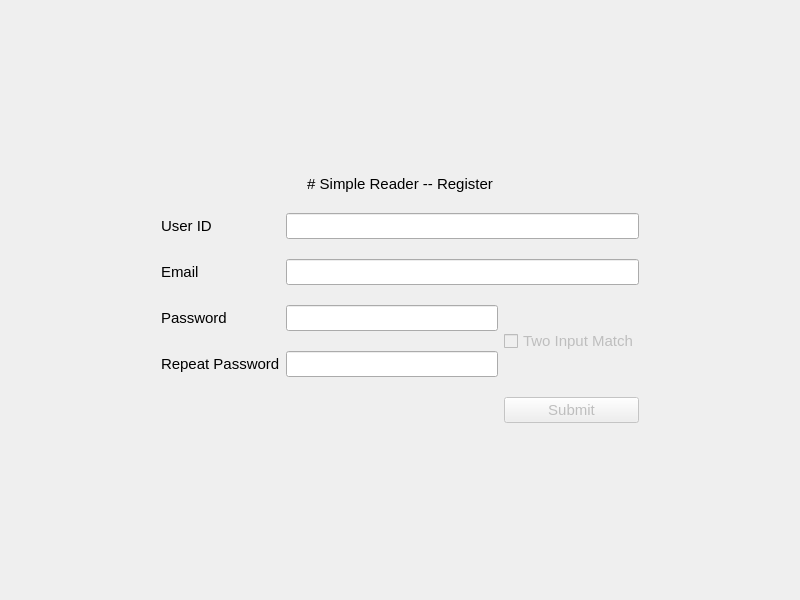
<?xml version="1.0" encoding="UTF-8"?>
<ui version="4.0">
    <class>Form</class>
    <widget class="QWidget" name="Form">
        <property name="geometry">
            <rect>
                <x>0</x>
                <y>0</y>
                <width>800</width>
                <height>600</height>
            </rect>
        </property>
        <property name="windowTitle">
            <string>Form</string>
        </property>
        <layout class="QHBoxLayout" name="horizontalLayout">
            <item>
                <layout class="QGridLayout" name="gridLayout">
                    <property name="leftMargin">
                        <number>150</number>
                    </property>
                    <property name="topMargin">
                        <number>150</number>
                    </property>
                    <property name="rightMargin">
                        <number>150</number>
                    </property>
                    <property name="bottomMargin">
                        <number>150</number>
                    </property>
                    <item row="0" column="0" colspan="3">
                        <widget class="QLabel" name="label">
                            <property name="sizePolicy">
                                <sizepolicy hsizetype="Preferred" vsizetype="Maximum">
                                    <horstretch>0</horstretch>
                                    <verstretch>0</verstretch>
                                </sizepolicy>
                            </property>
                            <property name="font">
                                <font>
                                    <pointsize>11</pointsize>
                                </font>
                            </property>
                            <property name="text">
                                <string># Simple Reader -- Register</string>
                            </property>
                            <property name="textFormat">
                                <enum>Qt::MarkdownText</enum>
                            </property>
                            <property name="alignment">
                                <set>Qt::AlignCenter</set>
                            </property>
                        </widget>
                    </item>
                    <item row="6" column="2">
                        <widget class="QPushButton" name="RegSubmitBtn">
                            <property name="enabled">
                                <bool>false</bool>
                            </property>
                            <property name="font">
                                <font>
                                    <pointsize>11</pointsize>
                                </font>
                            </property>
                            <property name="text">
                                <string>Submit</string>
                            </property>
                            <property name="shortcut">
                                <string>Return</string>
                            </property>
                        </widget>
                    </item>
                    <item row="4" column="0">
                        <widget class="QLabel" name="label_4">
                            <property name="font">
                                <font>
                                    <pointsize>11</pointsize>
                                </font>
                            </property>
                            <property name="text">
                                <string>Repeat Password</string>
                            </property>
                        </widget>
                    </item>
                    <item row="1" column="0">
                        <widget class="QLabel" name="label_2">
                            <property name="font">
                                <font>
                                    <pointsize>11</pointsize>
                                </font>
                            </property>
                            <property name="text">
                                <string>User ID</string>
                            </property>
                        </widget>
                    </item>
                    <item row="2" column="1" colspan="2">
                        <widget class="QLineEdit" name="EmailInput">
                            <property name="font">
                                <font>
                                    <pointsize>11</pointsize>
                                </font>
                            </property>
                            <property name="echoMode">
                                <enum>QLineEdit::Normal</enum>
                            </property>
                        </widget>
                    </item>
                    <item row="3" column="0">
                        <widget class="QLabel" name="label_3">
                            <property name="font">
                                <font>
                                    <pointsize>11</pointsize>
                                </font>
                            </property>
                            <property name="text">
                                <string>Password</string>
                            </property>
                        </widget>
                    </item>
                    <item row="2" column="0">
                        <widget class="QLabel" name="label_5">
                            <property name="font">
                                <font>
                                    <pointsize>11</pointsize>
                                </font>
                            </property>
                            <property name="text">
                                <string>Email</string>
                            </property>
                        </widget>
                    </item>
                    <item row="1" column="1" colspan="2">
                        <widget class="QLineEdit" name="UidInput">
                            <property name="font">
                                <font>
                                    <pointsize>11</pointsize>
                                </font>
                            </property>
                        </widget>
                    </item>
                    <item row="6" column="1">
                        <spacer name="horizontalSpacer">
                            <property name="orientation">
                                <enum>Qt::Horizontal</enum>
                            </property>
                            <property name="sizeHint" stdset="0">
                                <size>
                                    <width>40</width>
                                    <height>20</height>
                                </size>
                            </property>
                        </spacer>
                    </item>
                    <item row="4" column="1">
                        <widget class="QLineEdit" name="RepPswInput">
                            <property name="font">
                                <font>
                                    <pointsize>11</pointsize>
                                </font>
                            </property>
                            <property name="echoMode">
                                <enum>QLineEdit::Password</enum>
                            </property>
                        </widget>
                    </item>
                    <item row="3" column="1">
                        <widget class="QLineEdit" name="PswInput">
                            <property name="font">
                                <font>
                                    <pointsize>11</pointsize>
                                </font>
                            </property>
                            <property name="echoMode">
                                <enum>QLineEdit::Password</enum>
                            </property>
                        </widget>
                    </item>
                    <item row="3" column="2" rowspan="2">
                        <widget class="QCheckBox" name="RepPswChecker">
                            <property name="enabled">
                                <bool>false</bool>
                            </property>
                            <property name="font">
                                <font>
                                    <pointsize>11</pointsize>
                                </font>
                            </property>
                            <property name="text">
                                <string>Two Input Match</string>
                            </property>
                        </widget>
                    </item>
                </layout>
            </item>
        </layout>
    </widget>
    <tabstops>
        <tabstop>UidInput</tabstop>
        <tabstop>EmailInput</tabstop>
        <tabstop>PswInput</tabstop>
        <tabstop>RepPswInput</tabstop>
        <tabstop>RegSubmitBtn</tabstop>
        <tabstop>RepPswChecker</tabstop>
    </tabstops>
    <resources/>
    <connections/>
</ui>
